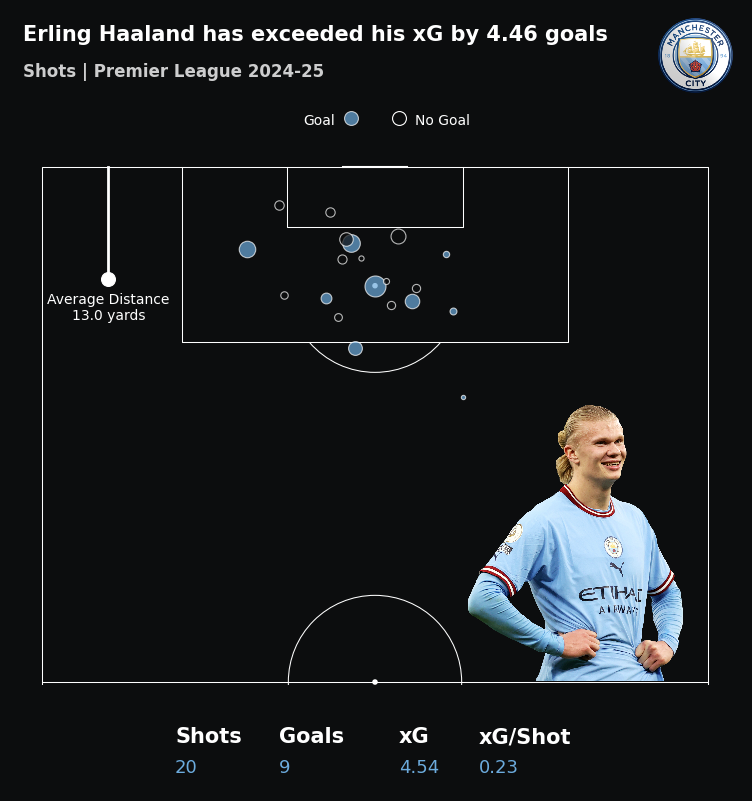

Recreate this plot in Python.
import requests
from bs4 import BeautifulSoup
import pandas as pd
import matplotlib.pyplot as plt
from mplsoccer import VerticalPitch
from matplotlib.offsetbox import OffsetImage, AnnotationBbox
import matplotlib.image as mpimg

haaland_img_path = "blog-posts\gw5-preview\haaland.png"
mancity_img_path = "plots\logos\man-city.png"


shots = pd.read_csv("blog-posts\gw5-preview\HaalandShots.csv")
shots = shots[shots["season"] == 2024]

print(shots)

# Graph Creation

shots["x"] = shots["x"] * 100
shots["y"] = shots["y"] * 100

total_shots = shots.shape[0]
total_goals = shots[shots["result"] == "Goal"].shape[0]
total_xG = shots["xG"].sum()
xG_per_shot = total_xG / total_shots
points_average_distance = shots['x'].mean()
actual_average_distance = 120 - (shots['x'] * 1.2).mean()
print(points_average_distance, actual_average_distance)




# Color -> They went with a black so we'll do the same. Notice how it isn't a pure black but rather a lighter little bit of grey black
background_color='#0C0D0E'

# Font -> Fonts are tricky since they have their "brand fonts" so we'll just use something similar
import matplotlib.font_manager as font_manager




pitch = VerticalPitch(
    pitch_type='opta', 
    half=True, 
    pitch_color=background_color, 
    pad_bottom=.5, 
    line_color='white',
    linewidth=.75,
    axis=True, label=True
)

# create a subplot with 2 rows and 1 column
fig = plt.figure(figsize=(8, 12))
fig.patch.set_facecolor(background_color)


# Top row for the team names and score
# [left, bottom, width, height]

ax1 = fig.add_axes([0, 0.7, 1, .2])
ax1.set_facecolor(background_color)
ax1.set_xlim(0, 1)
ax1.set_ylim(0, 1)


ax1.text(
    x=0.06, 
    y=.55, 
    s='Erling Haaland has exceeded his xG by 4.46 goals', 
    fontsize=15, 
    fontweight='bold', 
    color='white', 
    ha='left'
)
ax1.text(
    x=0.06, 
    y=.4, 
    s=f'Shots | Premier League 2024-25', 
    fontsize=12,
    fontweight='bold',
    color='white', 
    ha='left',
    alpha=0.8
)

ax1.text(
    x=0.45, 
    y=0.2, 
    s=f'Goal', 
    fontsize=10,
    color='white', 
    ha='right'
)
ax1.scatter(
    x=0.47, 
    y=0.23, 
    s=100, 
    color='#6CABDD', 
    edgecolor='white', 
    linewidth=.8,
    alpha=.7
)


ax1.scatter(
    x=0.53, 
    y=0.23, 
    s=100, 
    color=background_color, 
    edgecolor='white', 
    linewidth=.8
)

ax1.text(
    x=0.55, 
    y=0.2, 
    s=f'No Goal', 
    fontsize=10,
    color='white', 
    ha='left'
)

ax1.set_axis_off()


ax2 = fig.add_axes([.05, 0.25, .9, .5])
ax2.set_facecolor(background_color)

pitch.draw(ax=ax2)


# create a scatter plot at y 100 - average_distance
ax2.scatter(
    x=90, 
    y=points_average_distance, 
    s=100, 
    color='white',  
    linewidth=.8
)
# create a line from the bottom of the pitch to the scatter point
ax2.plot(
    [90, 90], 
    [100, points_average_distance], 
    color='white', 
    linewidth=2
)

# Add a text label for the average distance
ax2.text(
    x=90, 
    y=points_average_distance - 4, 
    s=f'Average Distance\n{actual_average_distance:.1f} yards', 
    fontsize=10, 
    color='white', 
    ha='center'
)


for x in shots.to_dict(orient='records'):
    pitch.scatter(
        (x["x"]), 
        (x["y"]), 
        s=300 * x['xG'], 
        color='#6CABDD' if x['result'] == 'Goal' else background_color, 
        ax=ax2,
        alpha=.7,
        linewidth=.8,
        edgecolor='white'
    )
    
ax2.set_axis_off()

# add another axis for the stats
ax3 = fig.add_axes([0, .2, 1, .05])
ax3.set_facecolor(background_color)
ax3.set_xlim(0, 1)
ax3.set_ylim(0, 1)

ax3.text(
    x=0.25, 
    y=.5, 
    s='Shots', 
    fontsize=15,
    fontweight='bold', 
    color='white', 
    ha='left'
)

ax3.text(
    x=0.25, 
    y=0, 
    s=f'{total_shots}', 
    fontsize=13,
    color='#6CABDD', 
    ha='left'
)

ax3.text(
    x=0.38, 
    y=.5, 
    s='Goals', 
    fontsize=15,
    fontweight='bold', 
    color='white', 
    ha='left'
)

ax3.text(
    x=0.38, 
    y=0, 
    s=f'{total_goals}', 
    fontsize=13,
    color='#6CABDD', 
    ha='left'
)

ax3.text(
    x=0.53, 
    y=.5, 
    s='xG', 
    fontsize=15,
    fontweight='bold', 
    color='white', 
    ha='left'
)

ax3.text(
    x=0.53, 
    y=0, 
    s=f'{total_xG:.2f}', 
    fontsize=13,
    color='#6CABDD', 
    ha='left'
)

ax3.text(
    x=0.63, 
    y=.5, 
    s='xG/Shot', 
    fontsize=15,
    fontweight='bold', 
    color='white', 
    ha='left'
)

ax3.text(
    x=0.63, 
    y=0, 
    s=f'{xG_per_shot:.2f}', 
    fontsize=13,
    color='#6CABDD', 
    ha='left'
)

ax3.set_axis_off()

# Add Haaland Image

haaland_img = mpimg.imread(haaland_img_path)
imagebox = OffsetImage(haaland_img, zoom=0.1) 
image_ab = AnnotationBbox(imagebox, (20, 63.5), frameon=False)
ax2.add_artist(image_ab)

mancity_img = mpimg.imread(mancity_img_path)
imagebox = OffsetImage(mancity_img, zoom=0.3) 
image_ab = AnnotationBbox(imagebox, (0.9, 0.49), frameon=False)
ax1.add_artist(image_ab)



plt.show()
